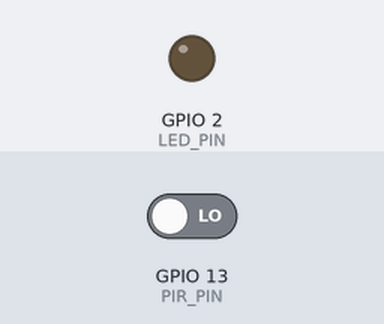
The sketch below on a simulated ESP32. On the bench: output pins drawn as LEDs (lit = HIGH). The inputs (shaded band) are chosen by the test bench; at power-on: GPIO 13 (PIR_PIN) LOW. WiFi joins after 1.5 s; servers stay silent unless stated; no MQTT or app messages arrive unless stated; the camera gives no picture; what the sketch prints to the serial monitor is not drawn.

Above: at 3.0 s.
3.1 s: GPIO 13 (PIR_PIN) driven HIGH
At 4.4 s:
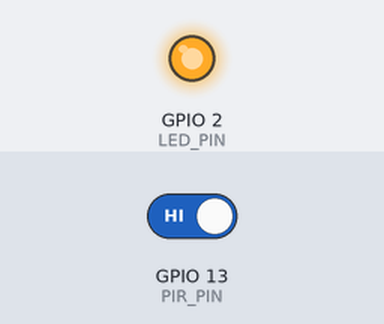
Timing chart, 0 to 6.1 s (numbered marks = the images above; inputs shaded):
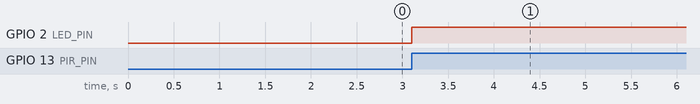

Measured:
- after the input at 3.1 s, GPIO 2 (LED_PIN): LOW → HIGH at once

The sketch:

module1.ino
```cpp
#include "secrets.h"
#include "esp_camera.h"
#include <WiFiClientSecure.h>
#include <PubSubClient.h>
#include <ArduinoJson.h>
#include "WiFi.h"
#include <base64.h>
#include <EEPROM.h>

#define EEPROM_SIZE 1

// Camera definitions
#define CAMERA_MODEL_AI_THINKER
#include "camera_pins.h"

// The MQTT topics that this device should publish/subscribe
#define AWS_IOT_PUBLISH_TOPIC   "myespcam"
#define AWS_IOT_SUBSCRIBE_TOPIC "myespcam"

// HC-SR501 pin definition
#define PIR_PIN 13  // Connect OUT of HC-SR501 to GPIO 13

// LED pin definition
#define LED_PIN 2   // LED on GPIO pin 2

// Set up WiFiClientSecure and PubSubClient
WiFiClientSecure net = WiFiClientSecure();
PubSubClient client(net);

void connectWiFi() {
  Serial.println("Connecting to Wi-Fi...");
  WiFi.begin(WIFI_SSID, WIFI_PASSWORD);

  // Try to connect to Wi-Fi
  while (WiFi.status() != WL_CONNECTED) {
    delay(500);
    Serial.print(".");
  }

  // WiFi connected
  Serial.println("\nConnected to Wi-Fi!");
}

void connectAWS() {
  // Ensure we're connected to Wi-Fi first
  if (WiFi.status() != WL_CONNECTED) {
    connectWiFi();
  }

  // Configure WiFiClientSecure to use the AWS IoT device credentials
  net.setCACert(AWS_CERT_CA);
  net.setCertificate(AWS_CERT_CRT);
  net.setPrivateKey(AWS_CERT_PRIVATE);

  client.setServer(AWS_IOT_ENDPOINT, 8883);  // Set AWS IoT as the server
  client.setCallback(messageHandler);

  Serial.print("Connecting to AWS IoT...");

  while (!client.connected()) {
    if (client.connect(THINGNAME)) {
      Serial.println("AWS IoT Connected!");
      client.subscribe(AWS_IOT_SUBSCRIBE_TOPIC);  // Subscribe to the topic
    } else {
      Serial.print("AWS IoT Connection failed, client state: ");
      Serial.print(client.state());
      delay(2000);  // Wait for 2 seconds before retrying
    }
  }
}

void messageHandler(char* topic, byte* payload, unsigned int length) {
  Serial.print("Message arrived [");
  Serial.print(topic);
  Serial.print("] ");
  for (int i = 0; i < length; i++) {
    Serial.print((char)payload[i]);
  }
  Serial.println();
}

void initCam() {
  camera_config_t config;
  config.ledc_channel = LEDC_CHANNEL_0;
  config.ledc_timer = LEDC_TIMER_0;
  config.pin_d0 = Y2_GPIO_NUM;
  config.pin_d1 = Y3_GPIO_NUM;
  config.pin_d2 = Y4_GPIO_NUM;
  config.pin_d3 = Y5_GPIO_NUM;
  config.pin_d4 = Y6_GPIO_NUM;
  config.pin_d5 = Y7_GPIO_NUM;
  config.pin_d6 = Y8_GPIO_NUM;
  config.pin_d7 = Y9_GPIO_NUM;
  config.pin_xclk = XCLK_GPIO_NUM;
  config.pin_pclk = PCLK_GPIO_NUM;
  config.pin_vsync = VSYNC_GPIO_NUM;
  config.pin_href = HREF_GPIO_NUM;
  config.pin_sscb_sda = SIOD_GPIO_NUM;
  config.pin_sscb_scl = SIOC_GPIO_NUM;
  config.pin_pwdn = PWDN_GPIO_NUM;
  config.pin_reset = RESET_GPIO_NUM;
  config.xclk_freq_hz = 20000000;
  config.pixel_format = PIXFORMAT_JPEG;

  if (psramFound()) {
    config.frame_size = FRAMESIZE_QVGA;
    config.jpeg_quality = 10;
    config.fb_count = 2;
  } else {
    config.frame_size = FRAMESIZE_QVGA;
    config.jpeg_quality = 12;
    config.fb_count = 1;
  }

  esp_err_t err = esp_camera_init(&config);
  if (err != ESP_OK) {
    Serial.printf("Camera init failed with error 0x%x", err);
    return;
  }
}

void takePictureAndSubmit() {
  // Capture camera frame
  camera_fb_t *fb = esp_camera_fb_get();
  if (!fb) {
    Serial.println("Camera capture failed");
    return;
  } else {
    Serial.println("Camera capture successful!");
  }

  String encoded = base64::encode(fb->buf, fb->len);

  // Formatting the image as a JSON object
  DynamicJsonDocument doc(10000);
  doc["picture"] = encoded;
  String jsonBuffer;
  serializeJson(doc, jsonBuffer);

  Serial.println(jsonBuffer);

  // Ensure MQTT client is connected before publishing
  if (!client.connected()) {
    Serial.println("MQTT client not connected, reconnecting...");
    connectAWS();  // Reconnect to AWS IoT
  }

  // Publishing the image to the MQTT topic
  if (!client.publish(AWS_IOT_PUBLISH_TOPIC, jsonBuffer.c_str())) {
    Serial.print("Publish failed, client state: ");
    Serial.println(client.state());
  } else {
    Serial.println("Published successfully");
  }

  // Releasing the camera resource
  esp_camera_fb_return(fb);
}

void setup() {
  Serial.begin(9600);

  // Initialize pins
  pinMode(PIR_PIN, INPUT);  // Set PIR sensor pin as input
  pinMode(LED_PIN, OUTPUT); // Set LED pin as output

  // Initialize the camera
  initCam();

  // Connect to Wi-Fi and AWS IoT
  connectWiFi();
  connectAWS();
}

void loop() {
  int motionDetected = digitalRead(PIR_PIN);  // Read the PIR sensor

  if (motionDetected == HIGH) {
    Serial.println("Motion detected! Turning LED on and taking picture...");
    digitalWrite(LED_PIN, HIGH);  // Turn on the LED
    takePictureAndSubmit();       // Capture picture and submit to AWS IoT
    delay(5000);                  // Optional delay to avoid too many pictures in quick succession
  } else {
    digitalWrite(LED_PIN, LOW);   // Turn off the LED when no motion is detected
  }

  client.loop();  // Keep MQTT connection alive
}
```

secrets.h
```cpp
#include <pgmspace.h>

#define SECRET

// THINNAME (created on AWS IoT Core) here... It will be the CLIENTID
#define THINGNAME ""

// SSID and Password of your wifi network
const char WIFI_SSID[] = "";
const char WIFI_PASSWORD[] = "";

// IOT ENDPOINT (created on AWS IOT Core) here... like it: xxxxxxxxxxx-ats.iot.us-east-1.amazonws.com
const char AWS_IOT_ENDPOINT[] = "";

// Amazon Root CA 1 - https://www.amazontrust.com/repository/AmazonRootCA1.pem
static const char AWS_CERT_CA[] PROGMEM = R"EOF(
-----BEGIN CERTIFICATE-----
-----END CERTIFICATE-----
)EOF";

// Device Certificate - Present in kit - name like this: THINGNAME.cert.pem
static const char AWS_CERT_CRT[] PROGMEM = R"KEY(
-----BEGIN CERTIFICATE-----
-----END CERTIFICATE-----
)KEY";

// Device Private Key - Present in kit - name like this: THINGNAME.private.key
static const char AWS_CERT_PRIVATE[] PROGMEM = R"KEY(
-----BEGIN RSA PRIVATE KEY-----
-----END RSA PRIVATE KEY-----
)KEY";
```

camera_pins.h
```cpp
#if defined(CAMERA_MODEL_WROVER_KIT)
#define PWDN_GPIO_NUM    -1
#define RESET_GPIO_NUM   -1
#define XCLK_GPIO_NUM    21
#define SIOD_GPIO_NUM    26
#define SIOC_GPIO_NUM    27

#define Y9_GPIO_NUM      35
#define Y8_GPIO_NUM      34
#define Y7_GPIO_NUM      39
#define Y6_GPIO_NUM      36
#define Y5_GPIO_NUM      19
#define Y4_GPIO_NUM      18
#define Y3_GPIO_NUM       5
#define Y2_GPIO_NUM       4
#define VSYNC_GPIO_NUM   25
#define HREF_GPIO_NUM    23
#define PCLK_GPIO_NUM    22

#elif defined(CAMERA_MODEL_ESP_EYE)
#define PWDN_GPIO_NUM    -1
#define RESET_GPIO_NUM   -1
#define XCLK_GPIO_NUM    4
#define SIOD_GPIO_NUM    18
#define SIOC_GPIO_NUM    23

#define Y9_GPIO_NUM      36
#define Y8_GPIO_NUM      37
#define Y7_GPIO_NUM      38
#define Y6_GPIO_NUM      39
#define Y5_GPIO_NUM      35
#define Y4_GPIO_NUM      14
#define Y3_GPIO_NUM      13
#define Y2_GPIO_NUM      34
#define VSYNC_GPIO_NUM   5
#define HREF_GPIO_NUM    27
#define PCLK_GPIO_NUM    25

#elif defined(CAMERA_MODEL_M5STACK_PSRAM)
#define PWDN_GPIO_NUM     -1
#define RESET_GPIO_NUM    15
#define XCLK_GPIO_NUM     27
#define SIOD_GPIO_NUM     25
#define SIOC_GPIO_NUM     23

#define Y9_GPIO_NUM       19
#define Y8_GPIO_NUM       36
#define Y7_GPIO_NUM       18
#define Y6_GPIO_NUM       39
#define Y5_GPIO_NUM        5
#define Y4_GPIO_NUM       34
#define Y3_GPIO_NUM       35
#define Y2_GPIO_NUM       32
#define VSYNC_GPIO_NUM    22
#define HREF_GPIO_NUM     26
#define PCLK_GPIO_NUM     21

#elif defined(CAMERA_MODEL_M5STACK_WIDE)
#define PWDN_GPIO_NUM     -1
#define RESET_GPIO_NUM    15
#define XCLK_GPIO_NUM     27
#define SIOD_GPIO_NUM     22
#define SIOC_GPIO_NUM     23

#define Y9_GPIO_NUM       19
#define Y8_GPIO_NUM       36
#define Y7_GPIO_NUM       18
#define Y6_GPIO_NUM       39
#define Y5_GPIO_NUM        5
#define Y4_GPIO_NUM       34
#define Y3_GPIO_NUM       35
#define Y2_GPIO_NUM       32
#define VSYNC_GPIO_NUM    25
#define HREF_GPIO_NUM     26
#define PCLK_GPIO_NUM     21

#elif defined(CAMERA_MODEL_AI_THINKER)
#define PWDN_GPIO_NUM     32
#define RESET_GPIO_NUM    -1
#define XCLK_GPIO_NUM      0
#define SIOD_GPIO_NUM     26
#define SIOC_GPIO_NUM     27

#define Y9_GPIO_NUM       35
#define Y8_GPIO_NUM       34
#define Y7_GPIO_NUM       39
#define Y6_GPIO_NUM       36
#define Y5_GPIO_NUM       21
#define Y4_GPIO_NUM       19
#define Y3_GPIO_NUM       18
#define Y2_GPIO_NUM        5
#define VSYNC_GPIO_NUM    25
#define HREF_GPIO_NUM     23
#define PCLK_GPIO_NUM     22

#else
#error "Camera model not selected"
#endif
```
